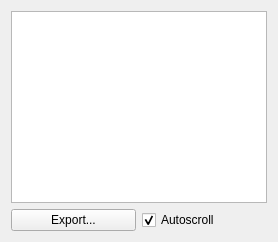
      <widget class="QWidget" name="loggingTab">
       <attribute name="title">
        <string>Logging</string>
       </attribute>
       <layout class="QGridLayout" name="gridLayout_16">
        <item row="0" column="0" colspan="2">
         <widget class="QTextEdit" name="logTerminalEdit">
          <property name="minimumSize">
           <size>
            <width>0</width>
            <height>27</height>
           </size>
          </property>
          <property name="maximumSize">
           <size>
            <width>16777215</width>
            <height>16777215</height>
           </size>
          </property>
          <property name="baseSize">
           <size>
            <width>0</width>
            <height>250</height>
           </size>
          </property>
          <property name="readOnly">
           <bool>true</bool>
          </property>
          <property name="html">
           <string>&lt;!DOCTYPE HTML PUBLIC &quot;-//W3C//DTD HTML 4.0//EN&quot; &quot;http://www.w3.org/TR/REC-html40/strict.dtd&quot;&gt;
&lt;html&gt;&lt;head&gt;&lt;meta name=&quot;qrichtext&quot; content=&quot;1&quot; /&gt;&lt;style type=&quot;text/css&quot;&gt;
p, li { white-space: pre-wrap; }
&lt;/style&gt;&lt;/head&gt;&lt;body style=&quot; font-family:'Ubuntu'; font-size:11pt; font-weight:400; font-style:normal;&quot;&gt;
&lt;p style=&quot;-qt-paragraph-type:empty; margin-top:0px; margin-bottom:0px; margin-left:0px; margin-right:0px; -qt-block-indent:0; text-indent:0px;&quot;&gt;&lt;br /&gt;&lt;/p&gt;&lt;/body&gt;&lt;/html&gt;</string>
          </property>
         </widget>
        </item>
        <item row="1" column="0">
         <widget class="QPushButton" name="pushButton">
          <property name="text">
           <string>Export...</string>
          </property>
         </widget>
        </item>
        <item row="1" column="1">
         <widget class="QCheckBox" name="autoScrollTerminalCheck">
          <property name="text">
           <string>Autoscroll</string>
          </property>
          <property name="checked">
           <bool>true</bool>
          </property>
         </widget>
        </item>
       </layout>
      </widget>
